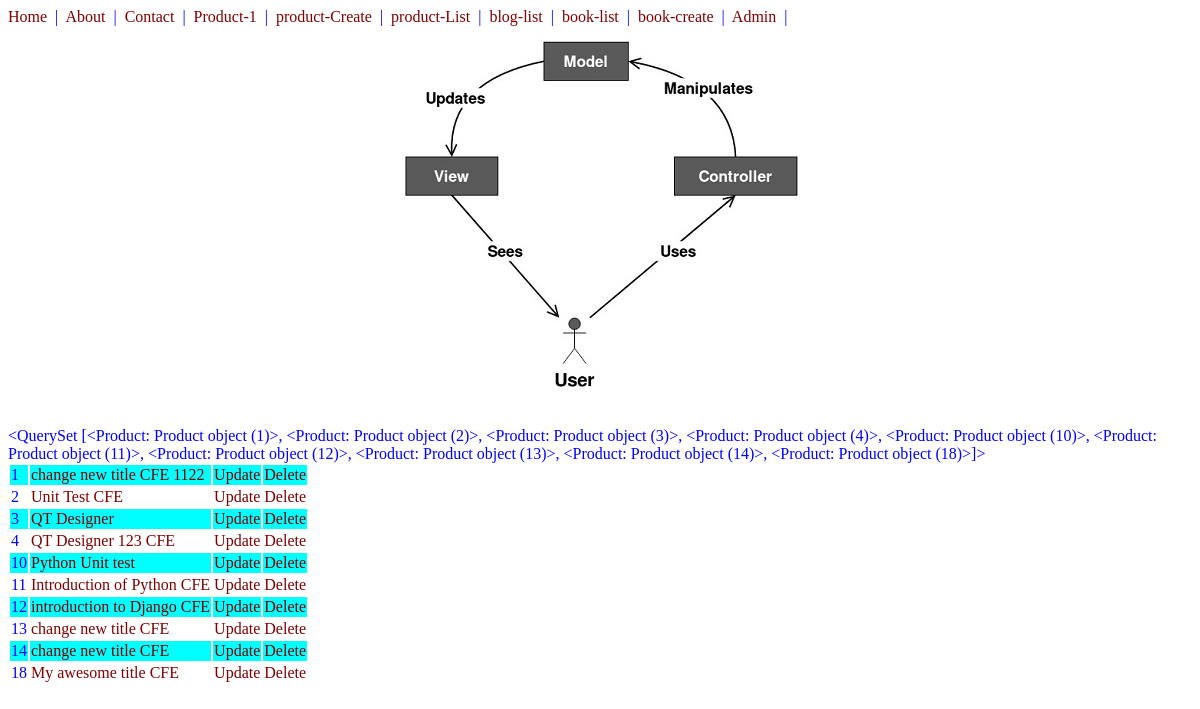
Before: /products/ with the older database file.
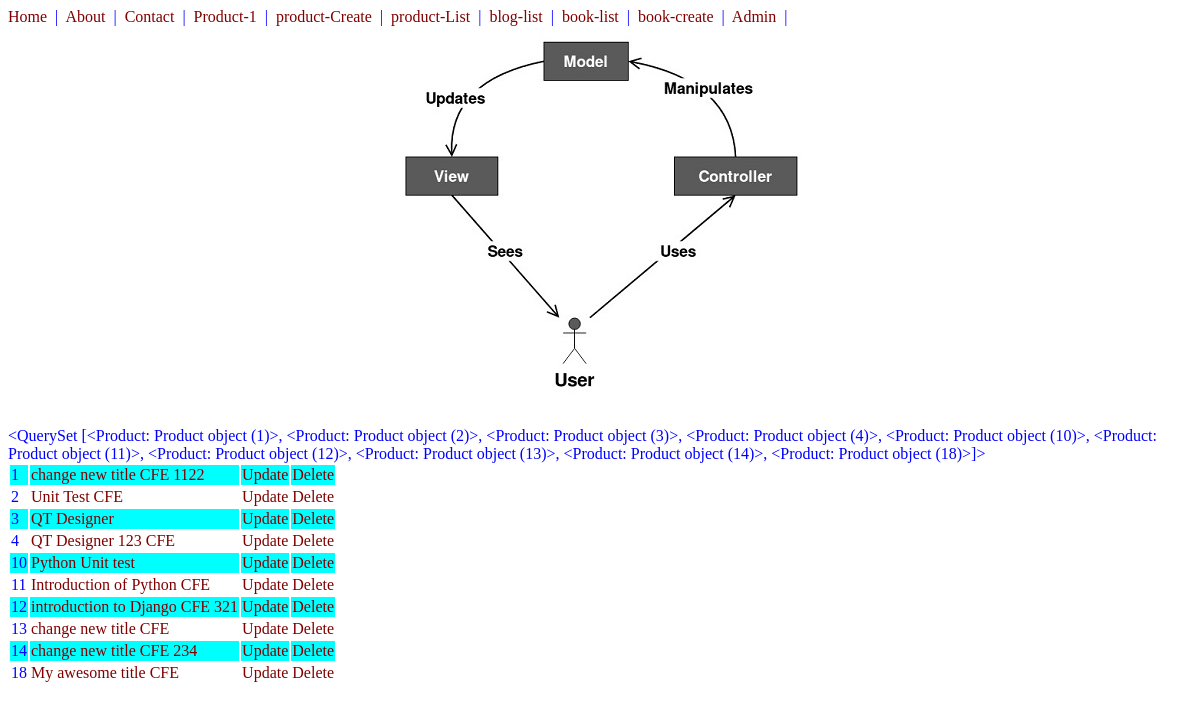
After: the same page with the newer database file.
### products/models.py (models this page shows)
class Product(models.Model):
    title = models.CharField(max_length=100)
    description = models.TextField(null=True)
    price = models.DecimalField(max_digits=10, decimal_places=2)
    def get_absolute_url(self):
        return reverse("products:product-detail", kwargs={'id':self.id}) # clean and easy way to make url dynamic
    def get_update_url(self):
        return reverse("products:product-update", kwargs={'id':self.id}) # clean and easy way to make url dynamic
    def get_delete_url(self):
        return reverse("products:product-delete", kwargs={'id':self.id}) # clean and easy way to make url dynamic

### products/views.py (the view)
# urls.py: path('', product_list_view, name='product-list'),
def product_list_view(request):
    queryset =  Product.objects.all()
    context = {
        "object_list":queryset
    }
    return render(request, "products/product_list.html", context)

### products/templates/products/product_list.html
{% extends 'base.html' %}
{% block content %}
{% load static %}
<div>
<center>
<img src="{% static 'images/mvc.jpg' %}">
</center>
</div>
<br/>
{{object_list}}
<table>
{% for prod in object_list %}
    {% cycle 'row1' 'row2' as rowcolors silent %}
    <tr class="{{ rowcolors }}">
        <td>{{prod.id}}</td>
        <td><a href='{{ prod.get_absolute_url }}'>{{prod.title}}</a></td>
        <td><a href='{{ prod.get_update_url }}'>Update</a></td>
        <td><a href='{{ prod.get_delete_url }}'>Delete</a></td>
    </tr>
{% endfor %}
</table>
{% endblock %}

Changed rows visible on the page:
changed Product id 12: title "introduction to Django CFE" → "introduction to Django CFE 321"
changed Product id 14: title "change new title CFE" → "change new title CFE 234"
